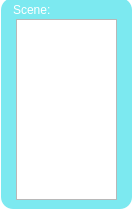
<?xml version="1.0" encoding="UTF-8"?>
<ui version="4.0">
 <class>Scene</class>
 <widget class="QWidget" name="Scene">
  <property name="geometry">
   <rect>
    <x>0</x>
    <y>0</y>
    <width>132</width>
    <height>209</height>
   </rect>
  </property>
  <property name="acceptDrops">
   <bool>true</bool>
  </property>
  <property name="windowTitle">
   <string>Form</string>
  </property>
  <property name="styleSheet">
   <string notr="true">QWidget#Scene{ background-color: transparent;}
QFrame#frame { background-color: rgba(33, 217, 229, 150);
 border-radius: 12px;}</string>
  </property>
  <widget class="QFrame" name="frame">
   <property name="geometry">
    <rect>
     <x>1</x>
     <y>-2</y>
     <width>131</width>
     <height>211</height>
    </rect>
   </property>
   <property name="frameShape">
    <enum>QFrame::StyledPanel</enum>
   </property>
   <property name="frameShadow">
    <enum>QFrame::Raised</enum>
   </property>
   <widget class="QLabel" name="label">
    <property name="geometry">
     <rect>
      <x>12</x>
      <y>2</y>
      <width>54</width>
      <height>20</height>
     </rect>
    </property>
    <property name="text">
     <string>&lt;html&gt;&lt;head/&gt;&lt;body&gt;&lt;p&gt;&lt;span style=&quot; color:#ffffff;&quot;&gt;Scene:&lt;/span&gt;&lt;/p&gt;&lt;/body&gt;&lt;/html&gt;</string>
    </property>
   </widget>
   <widget class="QListWidget" name="SceneListWidget">
    <property name="geometry">
     <rect>
      <x>15</x>
      <y>21</y>
      <width>101</width>
      <height>181</height>
     </rect>
    </property>
    <property name="mouseTracking">
     <bool>true</bool>
    </property>
   </widget>
  </widget>
 </widget>
 <resources/>
 <connections/>
</ui>
